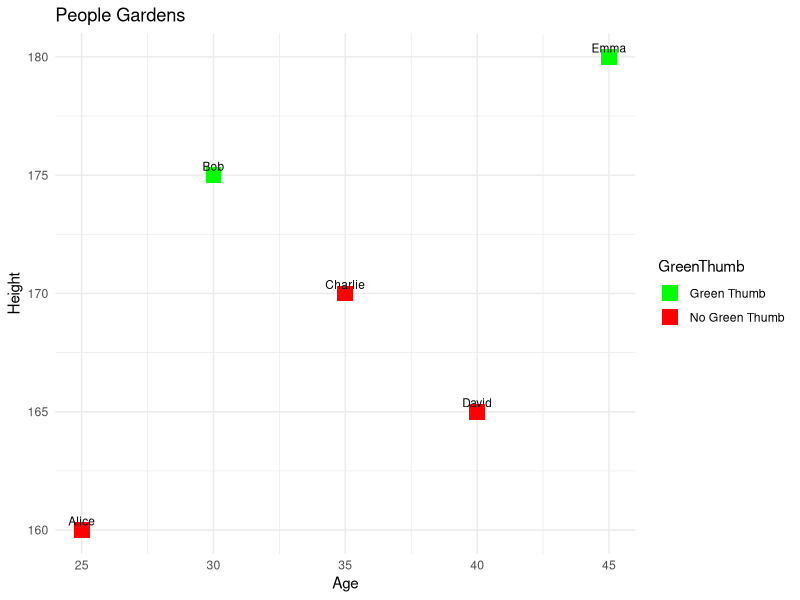

Here is the R script that generated this plot:
library(ggplot2)

people_data <- data.frame(
  Name = c("Alice", "Bob", "Charlie", "David", "Emma"),
  Age = c(25, 30, 35, 40, 45),
  Height = c(160, 175, 170, 165, 180),
  GreenThumb = c(TRUE, FALSE, TRUE, TRUE, FALSE)
)

# Plot people gardens
ggplot(people_data, aes(x = Age, y = Height, label = Name)) +
  geom_point(aes(color = GreenThumb), size = 5, shape = 15) +
  geom_text(size = 3, vjust = -0.5) +
  scale_color_manual(values = c("green", "red"), labels = c("Green Thumb", "No Green Thumb")) +
  labs(x = "Age", y = "Height", title = "People Gardens") +
  theme_minimal()
